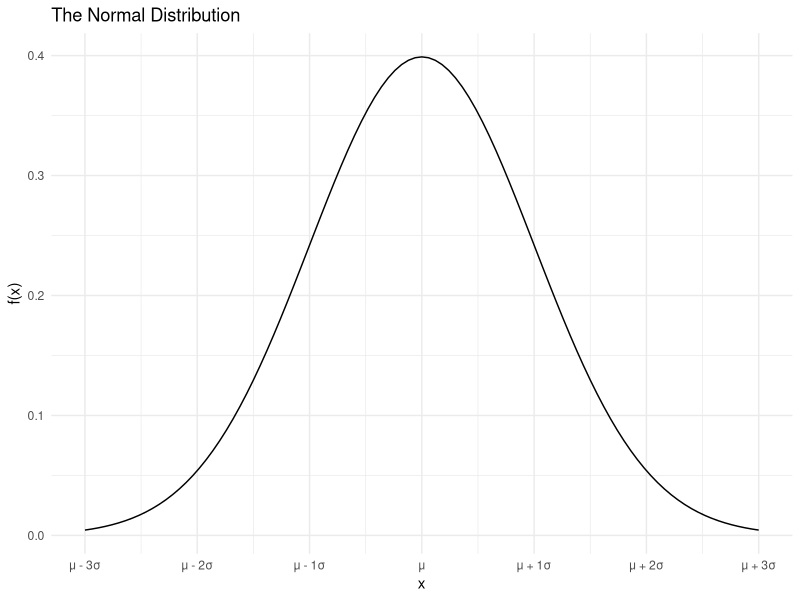
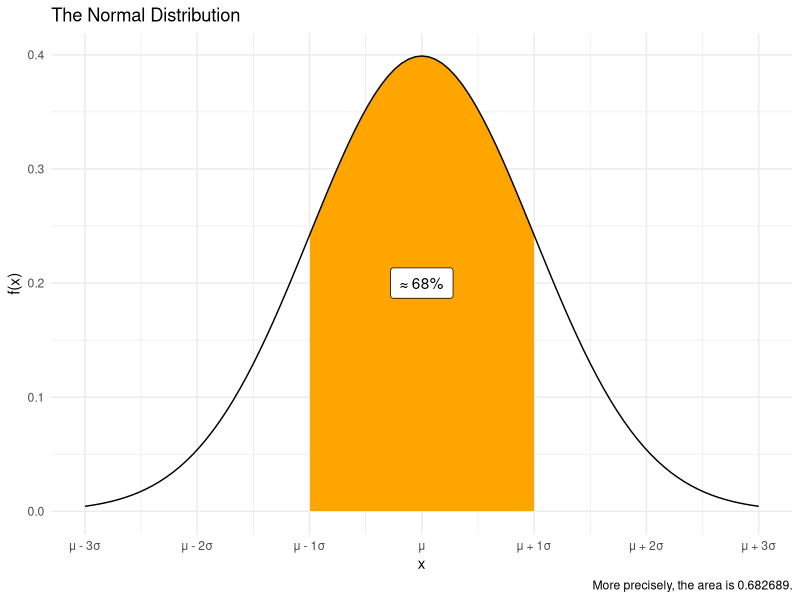
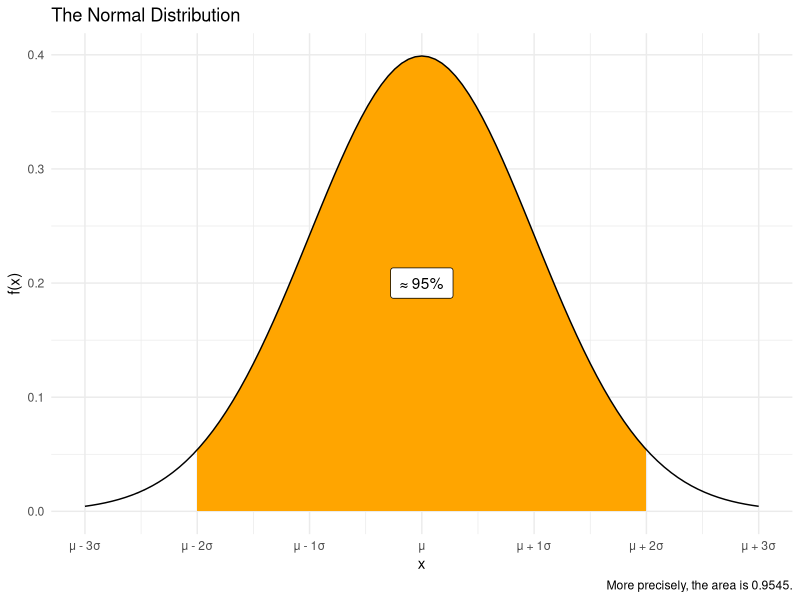
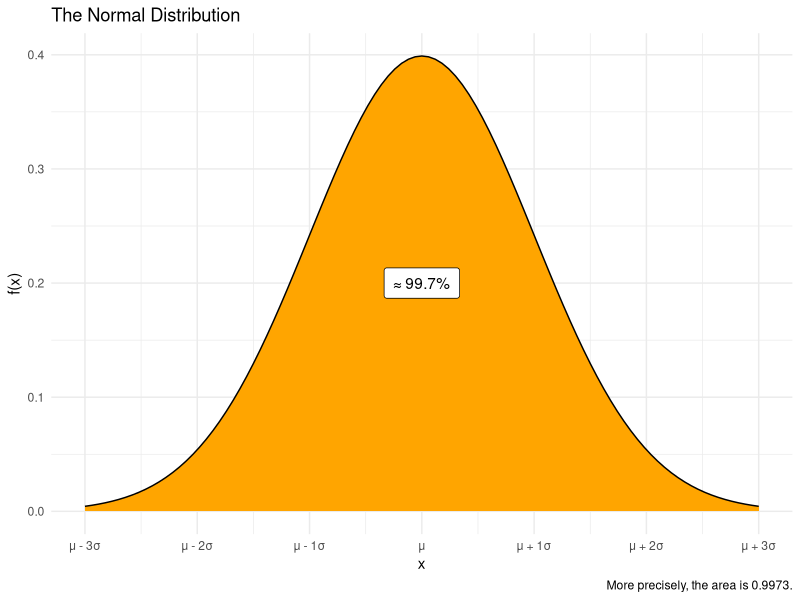
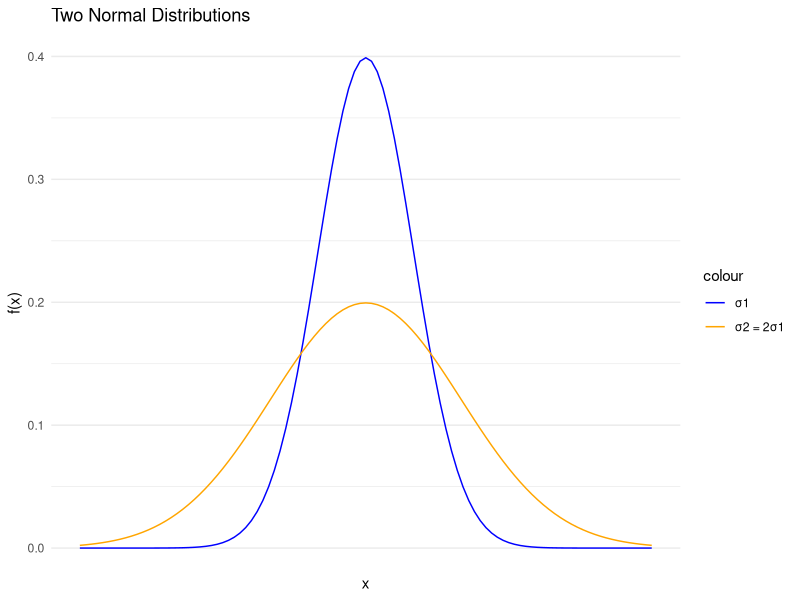
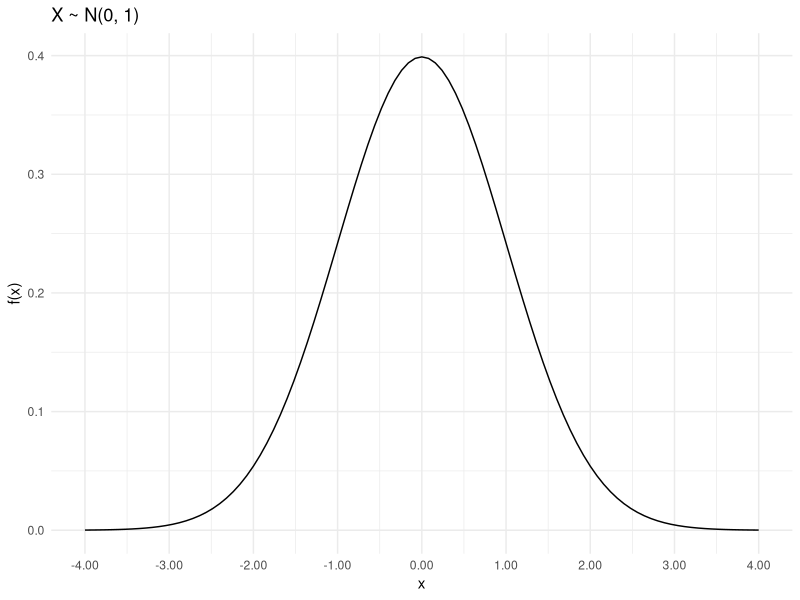
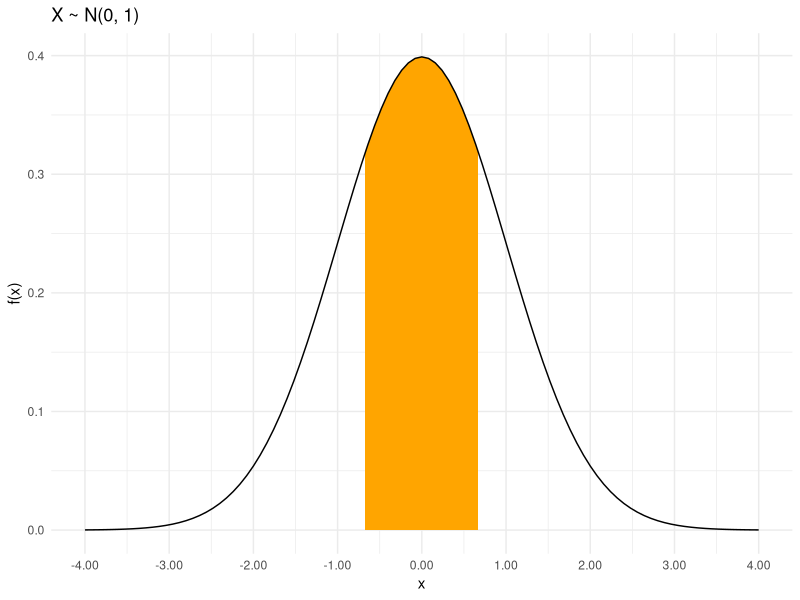
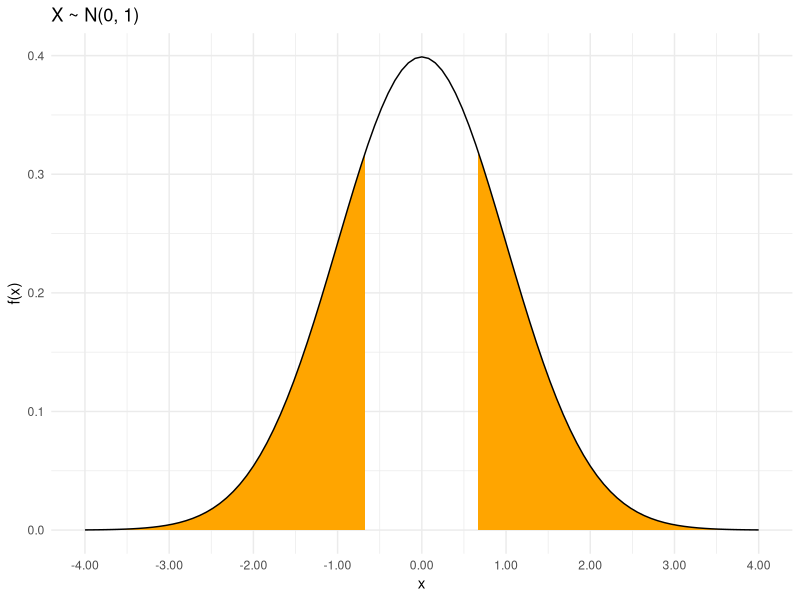

Recreate these plots in R, in order.
## ---- chunk 1
knitr::opts_chunk$set(
  message = FALSE,
  warning = FALSE,
  comment = NA
)
## ---- chunk 2
library(tidyverse)
library(kableExtra)
library(scales)
## ---- chunk 3
normalplot <- ggplot() +
  stat_function(
    fun = dnorm,
    args = list(0, 1)
  ) +
  scale_x_continuous(
    limits = c(-3, 3),
    breaks = seq(from = -3, to = 3, by = 1),
    labels = c("μ - 3σ", "μ - 2σ", "μ - 1σ", "μ", "μ + 1σ", "μ + 2σ", "μ + 3σ")
  ) +
  labs(
    title = "The Normal Distribution",
    x = "x",
    y = "f(x)"
  ) +
  theme_minimal()
## ---- chunk 4
normalplot
## ---- chunk 5
normalplot_1sigma <- ggplot() +
  stat_function(
    fun = dnorm,
    args = list(0, 1),
    geom = "area",
    xlim = c(-1, 1),
    fill = "orange"
  ) +
  stat_function(
    fun = dnorm,
    args = list(0, 1)
  ) +
  geom_label(aes(label = "≈ 68%"),
    x = 0,
    y = 0.2,
    label.padding = unit(0.5, "lines")
  ) +
  scale_x_continuous(
    limits = c(-3, 3),
    breaks = seq(from = -3, to = 3, by = 1),
    labels = c("μ - 3σ", "μ - 2σ", "μ - 1σ", "μ", "μ + 1σ", "μ + 2σ", "μ + 3σ")
  ) +
  labs(
    title = "The Normal Distribution",
    x = "x",
    y = "f(x)",
    caption = sprintf("More precisely, the area is %g.", pnorm(1) - pnorm(-1))
  ) +
  theme_minimal()
## ---- chunk 6
normalplot_1sigma
## ---- chunk 7
normalplot_2sigma <- ggplot() +
  stat_function(
    fun = dnorm,
    args = list(0, 1),
    geom = "area",
    xlim = c(-2, 2),
    fill = "orange"
  ) +
  stat_function(
    fun = dnorm,
    args = list(0, 1)
  ) +
  geom_label(aes(label = "≈ 95%"),
    x = 0,
    y = 0.2,
    label.padding = unit(0.5, "lines")
  ) +
  scale_x_continuous(
    limits = c(-3, 3),
    breaks = seq(from = -3, to = 3, by = 1),
    labels = c("μ - 3σ", "μ - 2σ", "μ - 1σ", "μ", "μ + 1σ", "μ + 2σ", "μ + 3σ")
  ) +
  labs(
    title = "The Normal Distribution",
    x = "x",
    y = "f(x)",
    caption = sprintf("More precisely, the area is %g.", pnorm(2) - pnorm(-2))
  ) +
  theme_minimal()
## ---- chunk 8
normalplot_2sigma
## ---- chunk 9
normalplot_3sigma <- ggplot() +
  stat_function(
    fun = dnorm,
    args = list(0, 1),
    geom = "area",
    xlim = c(-3, 3),
    fill = "orange"
  ) +
  stat_function(fun = dnorm, args = list(0, 1)) +
  geom_label(aes(label = "≈ 99.7%"),
    x = 0,
    y = 0.2,
    label.padding = unit(0.5, "lines")
  ) +
  scale_x_continuous(
    limits = c(-3, 3),
    breaks = seq(from = -3, to = 3, by = 1),
    labels = c("μ - 3σ", "μ - 2σ", "μ - 1σ", "μ", "μ + 1σ", "μ + 2σ", "μ + 3σ")
  ) +
  labs(
    title = "The Normal Distribution",
    x = "x",
    y = "f(x)",
    caption = sprintf("More precisely, the area is %g.", pnorm(3) - pnorm(-3))
  ) +
  theme_minimal()
## ---- chunk 10
normalplot_3sigma
## ---- chunk 11
normalplot_2curves <- ggplot() +
  stat_function(
    fun = dnorm,
    args = list(0, 1),
    aes(color = "σ1")
  ) +
  stat_function(
    fun = dnorm,
    args = list(0, 2),
    aes(color = "σ2 = 2σ1")
  ) +
  scale_x_continuous(
    limits = c(-6, 6),
    breaks = NULL
  ) +
  scale_color_manual(values = c("σ1" = "blue", "σ2 = 2σ1" = "orange")) +
  labs(
    title = "Two Normal Distributions",
    x = "x",
    y = "f(x)"
  ) +
  theme_minimal()
## ---- chunk 12
normalplot_2curves
## ---- chunk 13
# set the model parameters
mu <- 0
sigma <- 1

# set x-axis decimal place
decimals <- 0.01

# scales the x-axis limits
# don't alter these values
LB <- mu - 4 * sigma # lower limit for plotting
UB <- mu + 4 * sigma # upper limit for plotting

# create scaled normal pdf
ggplot() +
  stat_function(
    fun = dnorm,
    args = list(mu, sigma)
  ) +
  scale_x_continuous(
    limits = c(LB, UB),
    breaks = seq(from = LB, to = UB, by = sigma),
    labels = number_format(accuracy = decimals)
  ) +
  labs(
    title = sprintf("X ~ N(%g, %g)", mu, sigma^2),
    x = "x",
    y = "f(x)"
  ) +
  theme_minimal()
## ---- chunk 14
# set the model parameters
mu <- 0
sigma <- 1

# limits of the shaded area
# do not exceed +/- 4 sigma
lower <- -0.67
upper <- 0.67

# color for the shaded area
shade <- "orange"

# set x-axis decimal place
decimals <- 0.01

# scales the x-axis limits
# don't alter these values
LB <- mu - 4 * sigma # lower limit for plotting
UB <- mu + 4 * sigma # upper limit for plotting

# create scaled normal pdf
ggplot() +
  stat_function(
    fun = dnorm,
    args = list(mu, sigma),
    geom = "area",
    xlim = c(lower, upper),
    fill = shade
  ) +
  stat_function(
    fun = dnorm,
    args = list(mu, sigma)
  ) +
  scale_x_continuous(
    limits = c(LB, UB),
    breaks = seq(from = LB, to = UB, by = sigma),
    labels = number_format(accuracy = decimals)
  ) +
  labs(
    title = sprintf("X ~ N(%g, %g)", mu, sigma^2),
    x = "x",
    y = "f(x)"
  ) +
  theme_minimal()
## ---- chunk 15
# set the model parameters
mu <- 0
sigma <- 1

# limits of the shaded area
# do not exceed +/- 4 sigma
lower <- -0.67
upper <- 0.67

# color for the shaded area
shade <- "orange"

# set x-axis decimal place
decimals <- 0.01

# scales the x-axis limits
# don't alter these values
LB <- mu - 4 * sigma # lower limit for plotting
UB <- mu + 4 * sigma # upper limit for plotting

# create scaled normal pdf
ggplot() +
  stat_function(
    fun = dnorm,
    args = list(mu, sigma),
    geom = "area",
    xlim = c(LB, lower),
    fill = shade
  ) +
  stat_function(
    fun = dnorm,
    args = list(mu, sigma),
    geom = "area",
    xlim = c(upper, UB),
    fill = shade
  ) +
  stat_function(
    fun = dnorm,
    args = list(mu, sigma)
  ) +
  scale_x_continuous(
    limits = c(LB, UB),
    breaks = seq(from = LB, to = UB, by = sigma),
    labels = number_format(accuracy = decimals)
  ) +
  labs(
    title = sprintf("X ~ N(%g, %g)", mu, sigma^2),
    x = "x",
    y = "f(x)"
  ) +
  theme_minimal()
## ---- chunk 16
sessionInfo()
